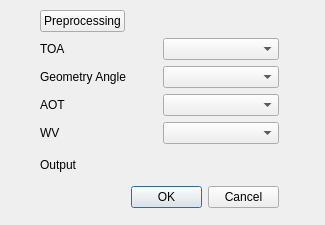
<?xml version="1.0" encoding="UTF-8"?>
<ui version="4.0">
 <class>ensembleacnetDialogBase</class>
 <widget class="QDialog" name="ensembleacnetDialogBase">
  <property name="geometry">
   <rect>
    <x>0</x>
    <y>0</y>
    <width>325</width>
    <height>225</height>
   </rect>
  </property>
  <property name="windowTitle">
   <string>Ensemble AC-Net</string>
  </property>
  <widget class="QWidget" name="">
   <property name="geometry">
    <rect>
     <x>40</x>
     <y>10</y>
     <width>239</width>
     <height>198</height>
    </rect>
   </property>
   <layout class="QGridLayout" name="gridLayout_2">
    <item row="0" column="0">
     <widget class="QPushButton" name="pushButton">
      <property name="text">
       <string>Preprocessing</string>
      </property>
     </widget>
    </item>
    <item row="1" column="0" colspan="2">
     <layout class="QVBoxLayout" name="verticalLayout">
      <item>
       <layout class="QGridLayout" name="gridLayout">
        <item row="0" column="0">
         <widget class="QLabel" name="label">
          <property name="text">
           <string>TOA</string>
          </property>
         </widget>
        </item>
        <item row="0" column="1">
         <widget class="QgsMapLayerComboBox" name="mMapLayerComboBox"/>
        </item>
        <item row="1" column="0">
         <widget class="QLabel" name="label_2">
          <property name="text">
           <string>Geometry Angle</string>
          </property>
         </widget>
        </item>
        <item row="2" column="0">
         <widget class="QLabel" name="label_3">
          <property name="text">
           <string>AOT</string>
          </property>
         </widget>
        </item>
        <item row="3" column="0">
         <widget class="QLabel" name="label_4">
          <property name="text">
           <string>WV</string>
          </property>
         </widget>
        </item>
        <item row="1" column="1">
         <widget class="QgsMapLayerComboBox" name="mMapLayerComboBox_2"/>
        </item>
        <item row="2" column="1">
         <widget class="QgsMapLayerComboBox" name="mMapLayerComboBox_3"/>
        </item>
        <item row="3" column="1">
         <widget class="QgsMapLayerComboBox" name="mMapLayerComboBox_4"/>
        </item>
       </layout>
      </item>
      <item>
       <layout class="QHBoxLayout" name="horizontalLayout">
        <item>
         <widget class="QLabel" name="label_5">
          <property name="text">
           <string>Output</string>
          </property>
         </widget>
        </item>
        <item>
         <widget class="QgsExternalResourceWidget" name="mQgsExternalResourceWidget"/>
        </item>
       </layout>
      </item>
     </layout>
    </item>
    <item row="2" column="1">
     <widget class="QDialogButtonBox" name="button_box">
      <property name="orientation">
       <enum>Qt::Horizontal</enum>
      </property>
      <property name="standardButtons">
       <set>QDialogButtonBox::Cancel|QDialogButtonBox::Ok</set>
      </property>
     </widget>
    </item>
   </layout>
  </widget>
 </widget>
 <customwidgets>
  <customwidget>
   <class>QgsExternalResourceWidget</class>
   <extends>QWidget</extends>
   <header>qgsexternalresourcewidget.h</header>
  </customwidget>
  <customwidget>
   <class>QgsMapLayerComboBox</class>
   <extends>QComboBox</extends>
   <header>qgsmaplayercombobox.h</header>
  </customwidget>
 </customwidgets>
 <resources/>
 <connections>
  <connection>
   <sender>button_box</sender>
   <signal>accepted()</signal>
   <receiver>ensembleacnetDialogBase</receiver>
   <slot>accept()</slot>
   <hints>
    <hint type="sourcelabel">
     <x>20</x>
     <y>20</y>
    </hint>
    <hint type="destinationlabel">
     <x>20</x>
     <y>20</y>
    </hint>
   </hints>
  </connection>
  <connection>
   <sender>button_box</sender>
   <signal>rejected()</signal>
   <receiver>ensembleacnetDialogBase</receiver>
   <slot>reject()</slot>
   <hints>
    <hint type="sourcelabel">
     <x>20</x>
     <y>20</y>
    </hint>
    <hint type="destinationlabel">
     <x>20</x>
     <y>20</y>
    </hint>
   </hints>
  </connection>
 </connections>
</ui>
